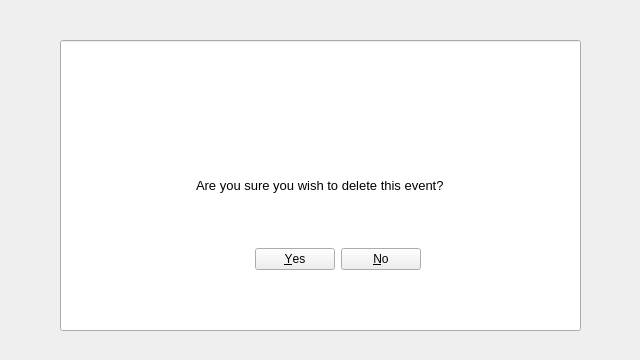
<?xml version="1.0" encoding="UTF-8"?>
<ui version="4.0">
 <class>DeletePopup</class>
 <widget class="QWidget" name="DeletePopup">
  <property name="geometry">
   <rect>
    <x>0</x>
    <y>0</y>
    <width>640</width>
    <height>360</height>
   </rect>
  </property>
  <property name="windowTitle">
   <string>Delete Event</string>
  </property>
  <widget class="QDialogButtonBox" name="deleteEventButtons">
   <property name="geometry">
    <rect>
     <x>230</x>
     <y>240</y>
     <width>191</width>
     <height>39</height>
    </rect>
   </property>
   <property name="standardButtons">
    <set>QDialogButtonBox::No|QDialogButtonBox::Yes</set>
   </property>
  </widget>
  <widget class="QLineEdit" name="deleteEventQuestionText">
   <property name="geometry">
    <rect>
     <x>60</x>
     <y>40</y>
     <width>521</width>
     <height>291</height>
    </rect>
   </property>
   <property name="font">
    <font>
     <pointsize>10</pointsize>
    </font>
   </property>
   <property name="text">
    <string>Are you sure you wish to delete this event?</string>
   </property>
   <property name="alignment">
    <set>Qt::AlignCenter</set>
   </property>
   <property name="readOnly">
    <bool>true</bool>
   </property>
  </widget>
  <zorder>deleteEventQuestionText</zorder>
  <zorder>deleteEventButtons</zorder>
 </widget>
 <resources/>
 <connections/>
</ui>
